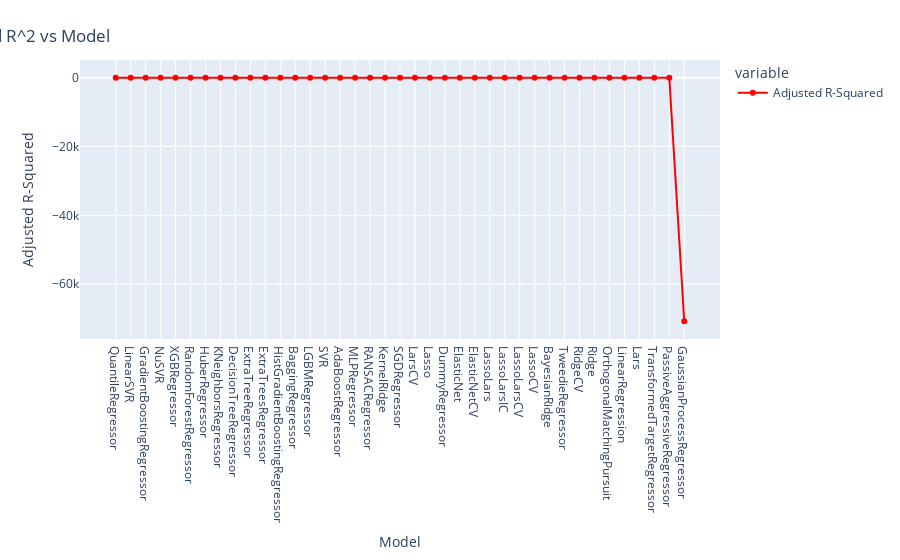

This figure's notebook cell:
### Markdown cell above
### visualization of autoML

### Code cell
line = px.line(data_frame= models ,y =["Adjusted R-Squared"] , markers = True)
line.update_xaxes(title="Model",
                rangeslider_visible = False)
line.update_yaxes(title = "Adjusted R-Squared")
line.update_traces(line_color="red")
line.update_layout(showlegend = True,
    title = {
        'text': 'Ad R^2 vs Model',
        # 'y':0.94,
        # 'x':0.5,
        'xanchor': 'center',
        'yanchor': 'top'})

line.show()

### Figure 1 — Plotly figure (JSON) as saved in the notebook; plotly's stock layout.template omitted (floating-point values rounded to 4 significant figures)
{"data": [{"hovertemplate": "variable=Adjusted R-Squared<br>Model=%{x}<br>value=%{y}<extra></extra>", "legendgroup": "Adjusted R-Squared", "line": {"color": "red", "dash": "solid"}, "marker": {"symbol": "circle"}, "mode": "lines+markers", "name": "Adjusted R-Squared", "orientation": "v", "showlegend": true, "type": "scatter", "x": ["QuantileRegressor", "LinearSVR", "GradientBoostingRegressor", "NuSVR", "XGBRegressor", "RandomForestRegressor", "HuberRegressor", "KNeighborsRegressor", "DecisionTreeRegressor", "ExtraTreeRegressor", "ExtraTreesRegressor", "HistGradientBoostingRegressor", "BaggingRegressor", "LGBMRegressor", "SVR", "AdaBoostRegressor", "MLPRegressor", "RANSACRegressor", "KernelRidge", "SGDRegressor", "LarsCV", "Lasso", "DummyRegressor", "ElasticNet", "ElasticNetCV", "LassoLars", "LassoLarsIC", "LassoLarsCV", "LassoCV", "BayesianRidge", "TweedieRegressor", "RidgeCV", "Ridge", "OrthogonalMatchingPursuit", "LinearRegression", "Lars", "TransformedTargetRegressor", "PassiveAggressiveRegressor", "GaussianProcessRegressor"], "xaxis": "x", "y": [-0.01208, -0.01208, -0.01381, -0.01894, -0.023, -0.0272, -0.03079, -0.03337, -0.05437, -0.05437, -0.05437, -0.059, -0.06227, -0.07165, -0.07652, -0.1058, -0.1422, -0.1692, -0.1852, -0.2336, -0.2393, -0.2393, -0.2393, -0.2393, -0.2393, -0.2393, -0.2393, -0.2393, -0.2393, -0.2417, -0.2584, -0.2781, -0.2783, -0.2783, -0.2783, -0.2783, -0.2783, -0.5546, -70790.0], "yaxis": "y"}], "layout": {"legend": {"title": {"text": "variable"}, "tracegroupgap": 0}, "margin": {"t": 60}, "showlegend": true, "title": {"text": "Ad R^2 vs Model", "xanchor": "center", "yanchor": "top"}, "xaxis": {"anchor": "y", "domain": [0, 1], "rangeslider": {"visible": false}, "title": {"text": "Model"}}, "yaxis": {"anchor": "x", "domain": [0, 1], "title": {"text": "Adjusted R-Squared"}}}}
